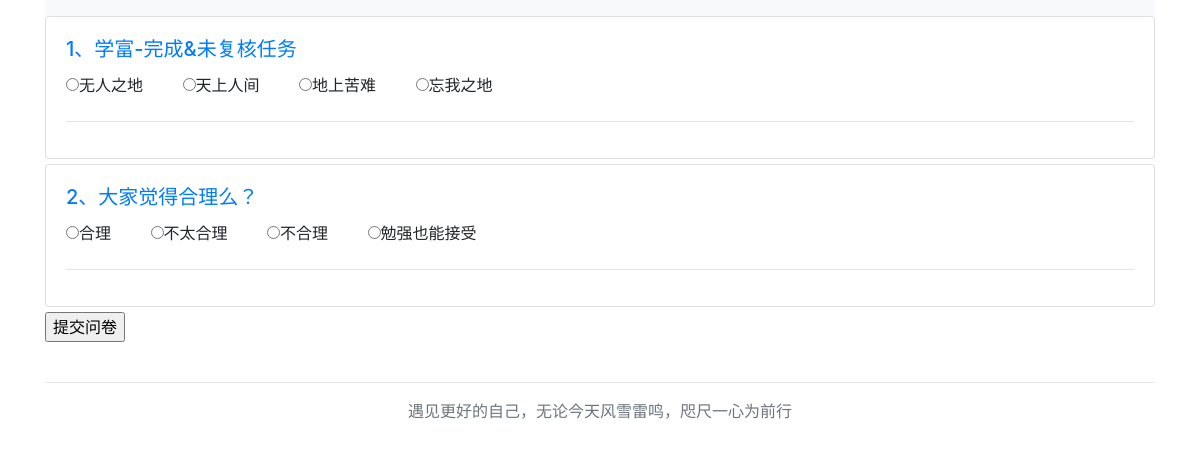
The app's page /, older data.
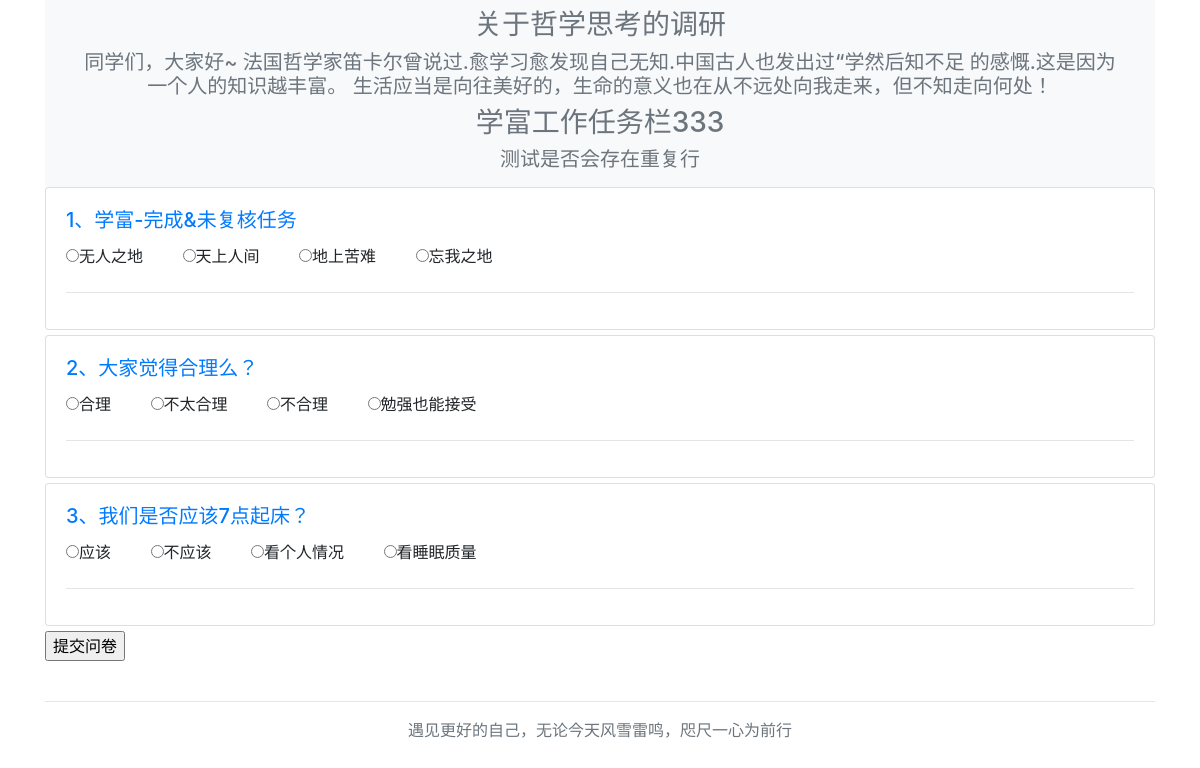
The same page, newer data.
### questionnaire02_app/models.py (models this page shows, shortened)
class Question(models.Model):
    title = models.CharField(max_length=255, verbose_name="问卷标题")
    choice_one = models.CharField(max_length=255, verbose_name="默认选择1（A）")
    choice_two = models.CharField(max_length=255, verbose_name="默认选择2（B）")
    choice_three = models.CharField(max_length=255, verbose_name="默认选择3（C）")
    choice_four = models.CharField(max_length=255, verbose_name="默认选择4（D）")
    created_time = models.DateTimeField(auto_now_add=True, verbose_name="创建时间")
    class Meta:
        verbose_name = verbose_name_plural = "调查问卷-题目设置（目前只单选）"

class QuestionTitle(models.Model):
    title = models.CharField(max_length=255, verbose_name="问卷顶部大标题")
    introduction = models.TextField(max_length=1024, verbose_name="问卷背景介绍")
    created_time = models.DateTimeField(auto_now_add=True, verbose_name="创建时间")
    class Meta:
        verbose_name = verbose_name_plural = "调查问卷-问卷背景介绍"

### questionnaire02_app/views.py (the view)
# urls.py: url(r'^$', base, name='base'),
def base(request):
    question_list = Question.objects.all()  # 获取问题设置对应数据库信息
    questionTitle_list = QuestionTitle.objects.all()
    return render(request, 'list.html', context={'question_list': question_list,
                                                 'questionTitle_list': questionTitle_list})

### questionnaire02_app/templates/list.html (shortened to what this page needs)
{% extends "./base.html" %}
{% block head %}
    {% for questionTitle in questionTitle_list %}
            <h3>{{ questionTitle.title }}</h3>
            <h5>{{ questionTitle.introduction }}</h5>
    {% endfor %}
{% endblock %}
{% block main %}
<form id="contact-form" action="{% url 'answer_input' %}" method="post">
    {% for post in question_list %}
    <div class="card post">
        <div class="card-body">
            <h5 class="card-title"><a href="#">{{ post.id }}、{{ post.title }}</a></h5>
             <span class="card-choice">
                 <input type="radio" name="question{{ post.id }}_choice" id="" value="choice_one" required="required"><label style="margin-right: 35px">{{ post.choice_one }}</label>
                 <input type="radio" name="question{{ post.id }}_choice" id="" value="choice_two" required="required"><label style="margin-right: 35px">{{ post.choice_two }}</label>
                 <input type="radio" name="question{{ post.id }}_choice" id="" value="choice_three" required="required"><label style="margin-right: 35px">{{ post.choice_three }}</label>
                 <input type="radio" name="question{{ post.id }}_choice" id="" value="choice_four" required="required"><label style="margin-right: 35px">{{ post.choice_four }}</label>
            </span>
            <hr/>
        </div>
    </div>
    {% endfor %}
    <input type="submit" value="提交问卷"/>
</form>
{% endblock %}

Row changes from the older to the newer data that the page shows:
added QuestionTitle: title "关于哲学思考的调研", introduction "同学们，大家好~ 法国哲学家笛卡尔曾说过.愈学习愈发现自己无知.中国古人也发出过“学然后知不足 的感慨.这是因为一个人的知识越丰富。 生活应当是向往美好的，生命的意义也在从不远处向我走来，但不知走向何处！"
added QuestionTitle: title "学富工作任务栏333", introduction "测试是否会存在重复行"
added Question: id "3", title "我们是否应该7点起床？", choice_one "应该", choice_two "不应该", choice_three "看个人情况", choice_four "看睡眠质量"
